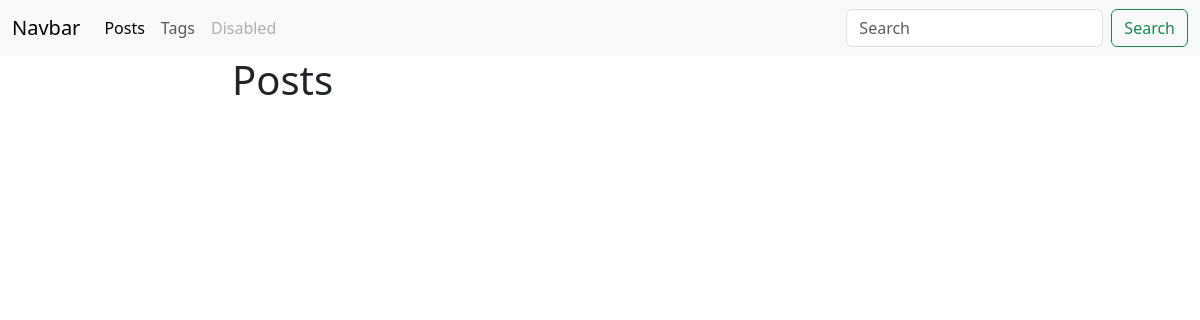
Page /blog/ on the earlier database version.
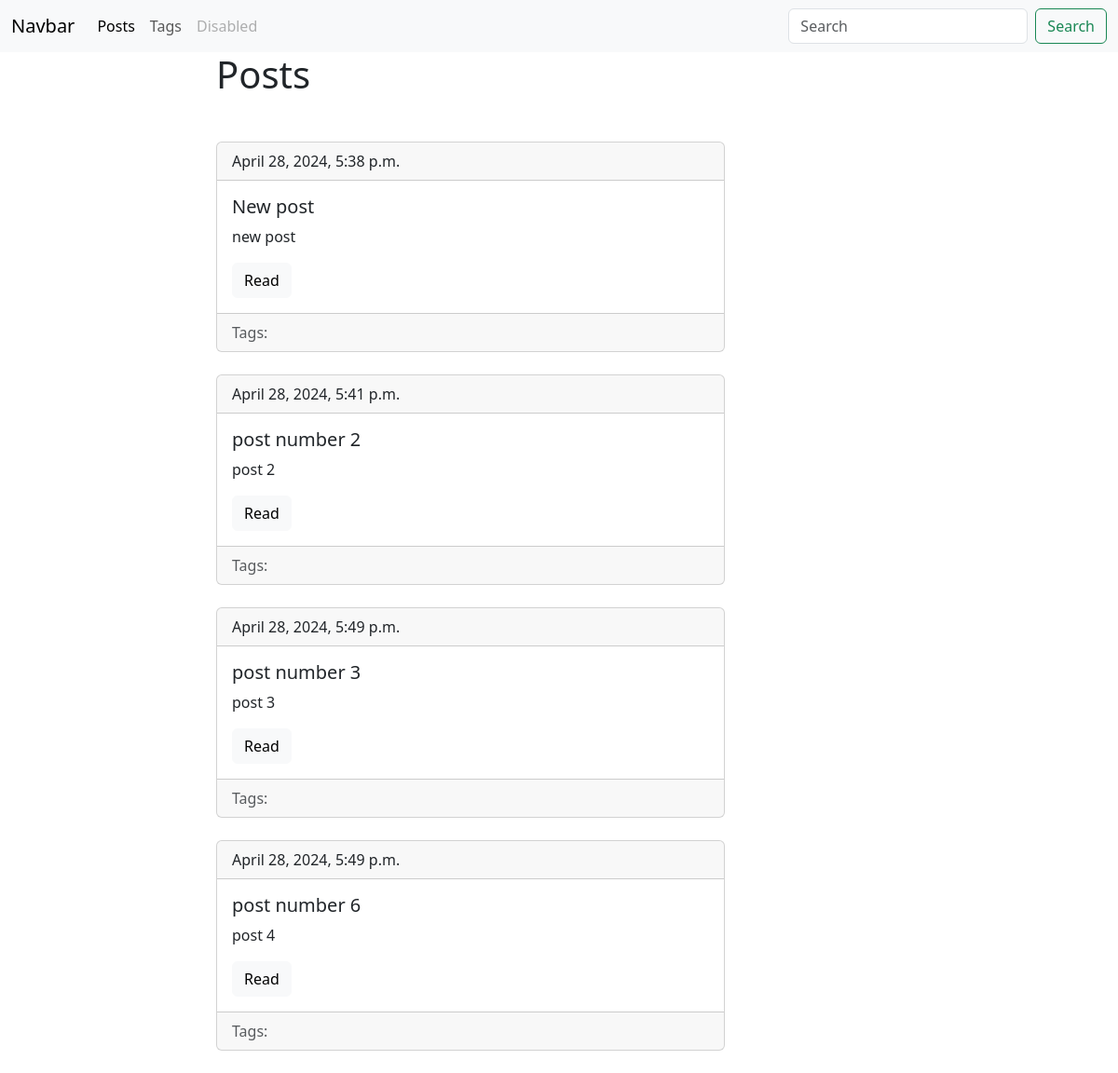
Same page on the later database version.
### blog/models.py (models this page shows, shortened)
class Post(models.Model):
     title = models.CharField(max_length = 150, db_index = True)
     slug = models.SlugField(max_length = 150, unique = True)
     bodu = models.TextField(blank = True, db_index = True)
     date_pub = models.DateTimeField(auto_now_add = True)
     tags = models.ManyToManyField('Tag', blank=True, related_name='posts')
     def get_absolute_url(self):
         return reverse("post_detail_url", kwargs={'slug':self.slug})

### blog/views.py (the view)
# urls.py: path('', posts_list, name = 'posts_list_url'),
def posts_list(request):
    posts = Post.objects.all
    n = ['Oleg' , 'Masha' , 'Kit' ]
    return render(request, 'blog/index.html',context ={'posts' : posts})

### blog/templates/blog/index.html
{%extends 'blog/base_blog.html'%} {% block title %} Post list {% endblock %}
{%block content %}
<h1 class="mb-5">Posts</h1>
{% for post in posts %}
{% include 'blog/includes/post_cardTempletes.html'%}
{% endfor %} {% endblock %}

### blog/templates/blog/base_blog.html
{%extends 'base.html'%}

### templates/base.html (shortened to what this page needs)
<!DOCTYPE html>
<html>
  <head>
    <link
      href="https://cdn.jsdelivr.net/npm/bootstrap@5.3.3/dist/css/bootstrap.min.css"
      rel="stylesheet"
    />
  </head>
  <body>
    <nav class="navbar navbar-expand-lg bg-body-tertiary  data-bs-theme="dark" " >
      <div class="container-fluid">
        <a class="navbar-brand" href="#">Navbar</a>
        <div class="collapse navbar-collapse" id="navbarSupportedContent">
          <ul class="navbar-nav me-auto mb-2 mb-lg-0">
            <li class="nav-item">
              <a class="nav-link active" aria-current="page" href="{% url 'posts_list_url' %}">Posts</a>
            </li>
            <li class="nav-item">
              <a class="nav-link" href="{% url 'tags_list_url'%}">Tags</a>
            </li>
            <li class="nav-item">
              <a class="nav-link disabled" aria-disabled="true">Disabled</a>
            </li>
          </ul>
          <form class="d-flex" role="search">
            <input class="form-control me-2" type="search" placeholder="Search" aria-label="Search">
            <button class="btn btn-outline-success" type="submit">Search</button>
          </form>
        </div>
      </div>
    </nav>
    <div class="container">
      <div class=row>
          <div class="col-6 offset-md-2">
            {% block content %}{% endblock %}
          </div>
      </div>
    </div>
  </body>
</html>

### blog/templates/blog/includes/post_cardTempletes.html (shortened to what this page needs)
<div class="card">
    <div class="card-header">{{post.date_pub}}</div>
    <div class="card-body">
      <h5 class="card-title">{{post.title}}</h5>
      <p class="card-text">{{post.bodu}}</p>
      <a href="{{post.get_absolute_url}}" class="btn btn-light">Read</a>
    </div>
    <div class="card-footer text-body-secondary">
       Tags:
      </div>
  </div>
  <br />

Differences in the rows shown:
added Post: date_pub "April 28, 2024, 5:38 p.m.", title "New post", bodu "new post"
added Post: date_pub "April 28, 2024, 5:41 p.m.", title "post number 2", bodu "post 2"
added Post: date_pub "April 28, 2024, 5:49 p.m.", title "post number 3", bodu "post 3"
added Post: date_pub "April 28, 2024, 5:49 p.m.", title "post number 6", bodu "post 4"
